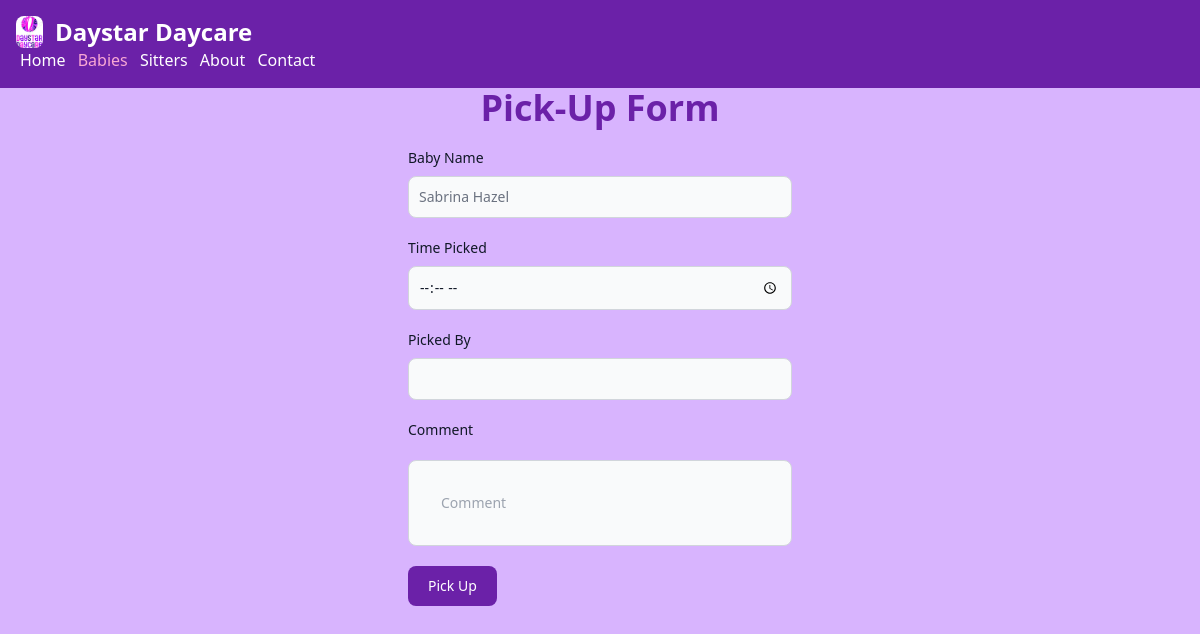
Before: /baby/pickup/1 with the older database file.
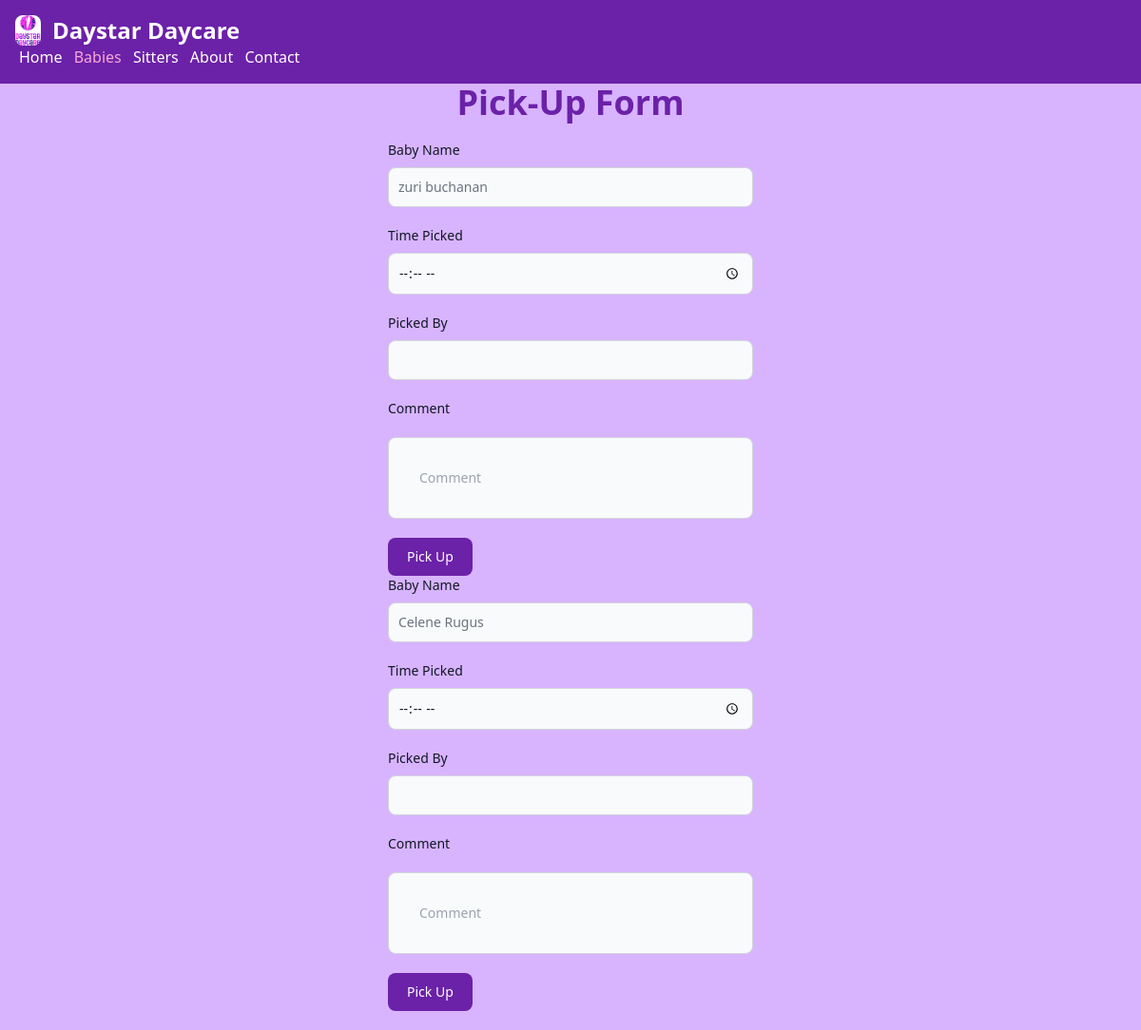
After: the same page with the newer database file.
### baby_app/models.py (models this page shows, shortened)
class Baby(models.Model):
    name = models.CharField(max_length=100)
    gender = models.CharField(max_length=25)
    age = models.IntegerField()
    location = models.CharField(max_length=200)
    name_dropper = models.CharField(max_length=100)
    time_arrival = models.DateTimeField(auto_now_add=True)
    name_parents = models.CharField(max_length=100)
    amount_paid = models.FloatField()
    period_stay = models.CharField(max_length=50)

### baby_app/views.py (the view)
# urls.py: path('pickup/<int:baby_id>', views.pickup, name='pickup'),
def pickup(request, baby_id):
    baby = Baby.objects.get(id=baby_id)
    if request.method == 'POST':
        form = BabyForm(request.POST)
        if form.is_valid():
            baby_picked = form.cleaned_data['baby_picked']
            name_picker = form.cleaned_data['name_picker']
            comment = form.cleaned_data['comment']
            Baby.objects.create(baby_picked=baby_picked, name_picker=name_picker, comment=comment)
            return HttpResponseRedirect('pickupbaby')
    else:
        form = PickupForm()
    babylist = Baby.objects.all()
    return render(request, 'baby_app/pickup.html', {'babylist': babylist})

### baby_app/templates/baby_app/pickup.html (shortened to what this page needs)
{% load static %}
<!DOCTYPE html>
<html lang="en">
<head>
    <script src="https://cdn.tailwindcss.com"></script>
</head>
<body class="bg-purple-300">
    <nav class="bg-purple-800 gap-2 p-4 items-end text-white">
        <div>
            <a href="/home" class="flex items-center mb-4 sm:mb-0 space-x-3 rtl:space-x-reverse">
                <img src="{% static "home_app/images/daystar_logo_2.jpg" %}" class="h-8 rounded-lg" alt="Daystar_Daycare_Logo">
                <span class="self-center text-2xl font-semibold whitespace-nowrap dark:text-white">Daystar Daycare</span>
            </a>
            <div class="justify-end">
                <a href="/home" class="px-1">Home</a>
                <a href="/baby/" class="text-pink-300 px-1">Babies</a>
                <a href="/sitter" class="px-1">Sitters</a>
                <a href="/abouts" class="px-1">About</a>
                <a href="/contacts" class="px-1">Contact</a>
            </div>
        </div>
    </nav>
    <div>
        <h1 class="text-center text-4xl font-bold text-purple-800 dark:text-gray-100">Pick-Up Form</h1>
        <form class="max-w-sm mx-auto py-5" method="post">
            {% for baby in babylist %}
            <div class="mb-5">
                <label for="name" class="block mb-2 text-sm font-medium text-gray-900 dark:text-white">Baby Name</label>
                <p class="bg-gray-50 border border-gray-300 text-gray-500 text-sm rounded-lg focus:ring-blue-500 focus:border-blue-500 block w-full p-2.5 dark:bg-gray-700 dark:border-gray-600 dark:placeholder-gray-400 dark:text-white dark:focus:ring-blue-500 dark:focus:border-blue-500"> {{ baby.name }} </p>
            </div>
            <div class="mb-5 {% if form_field.errors %}errors{% endif %}">
                <label for="time_arrival" class="block mb-2 text-sm font-medium text-gray-900 dark:text-white">Time Picked</label>
                <input type="time" name="arrival_time" class="bg-gray-50 border border-gray-300 text-gray-900 text-sm rounded-lg focus:ring-blue-500 focus:border-blue-500 block w-full p-2.5 dark:bg-gray-700 dark:border-gray-600 dark:placeholder-gray-400 dark:text-white dark:focus:ring-blue-500 dark:focus:border-blue-500" placeholder=""/>
            </div>
            <div class="mb-5">
                <label for="name" class="block mb-2 text-sm font-medium text-gray-900 dark:text-white">Picked By</label>
                <input type="text" name="name_picker" class="bg-gray-50 border border-gray-300 text-gray-900 text-sm rounded-lg focus:ring-blue-500 focus:border-blue-500 block w-full p-2.5 dark:bg-gray-700 dark:border-gray-600 dark:placeholder-gray-400 dark:text-white dark:focus:ring-blue-500 dark:focus:border-blue-500" placeholder=""/>
            </div>
            <div class="mb-5">
                <label for="name" class="block mb-5 text-sm font-medium text-gray-900 dark:text-white">Comment</label>
                <input type="text" name="location" class="bg-gray-50 border border-gray-300 text-gray-900 text-sm rounded-lg focus:ring-blue-500 focus:border-blue-500 block w-full p-8 dark:bg-gray-700 dark:border-gray-600 dark:placeholder-gray-400 dark:text-white dark:focus:ring-blue-500 dark:focus:border-blue-500" placeholder="Comment"/>
            </div>
            <button type="submit" class="text-white bg-purple-800 hover:bg-blue-800 focus:ring-4 focus:outline-none focus:ring-blue-300 font-medium rounded-lg text-sm w-full sm:w-auto px-5 py-2.5 text-center dark:bg-blue-600 dark:hover:bg-blue-700 dark:focus:ring-blue-800">Pick Up</button>
            {% endfor %}
        </form>
    </div>
</body>
</html>

Changed rows visible on the page:
changed Baby: name "Sabrina Hazel" → "zuri buchanan"
added Baby: name "Celene Rugus"
